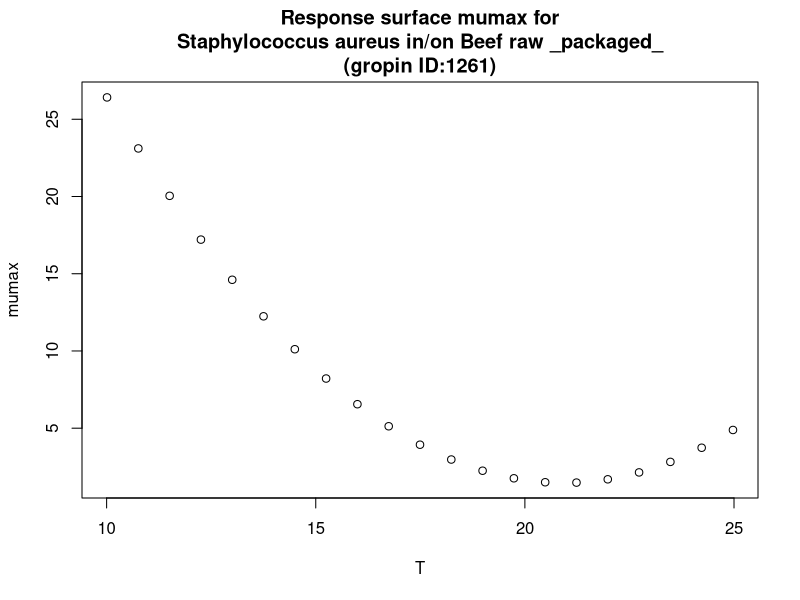

The R script that drew this image:
#############################
# start of Parameter script
#############################
T <- seq(10.01,24.975024975025,length.out=21)
#############################
# end of Parameter script
#############################
############################# 
# start of Model script Gropin ID 1261 
#############################
 
# constant coefficients for this model
 
variables <- data.frame(T)
argumentsPar <- expand.grid(variables)
 
# heart of the model
response_surface <- function(T) {
   mumax <-93.14-8.761*T+0.2093*T^2

return(mumax=mumax)
} 

# output parameters
responseSurface <- cbind(argumentsPar,response_surface(argumentsPar['T']))
colnames(responseSurface) <- c(colnames(argumentsPar),'mumax')
#############################
# End of Model script
#############################
############################# 
# start of Visualisation script Gropin ID 1261 
#############################
plot(T,responseSurface$'mumax',xlab='T',
                          ylab='mumax',main='Response surface mumax for
Staphylococcus aureus in/on Beef raw _packaged_
(gropin ID:1261)')
#############################
# End of Visualisation script
#############################
